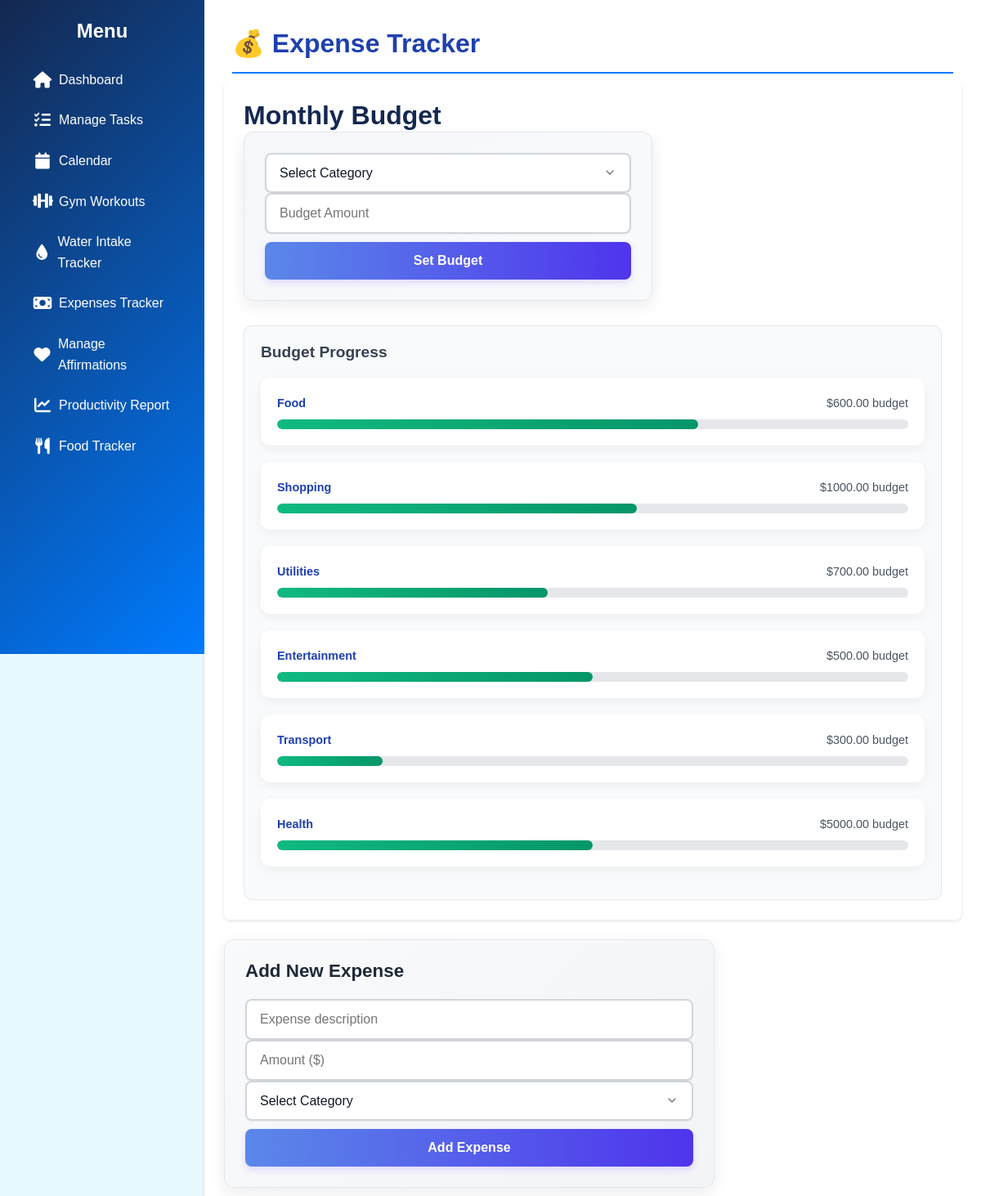
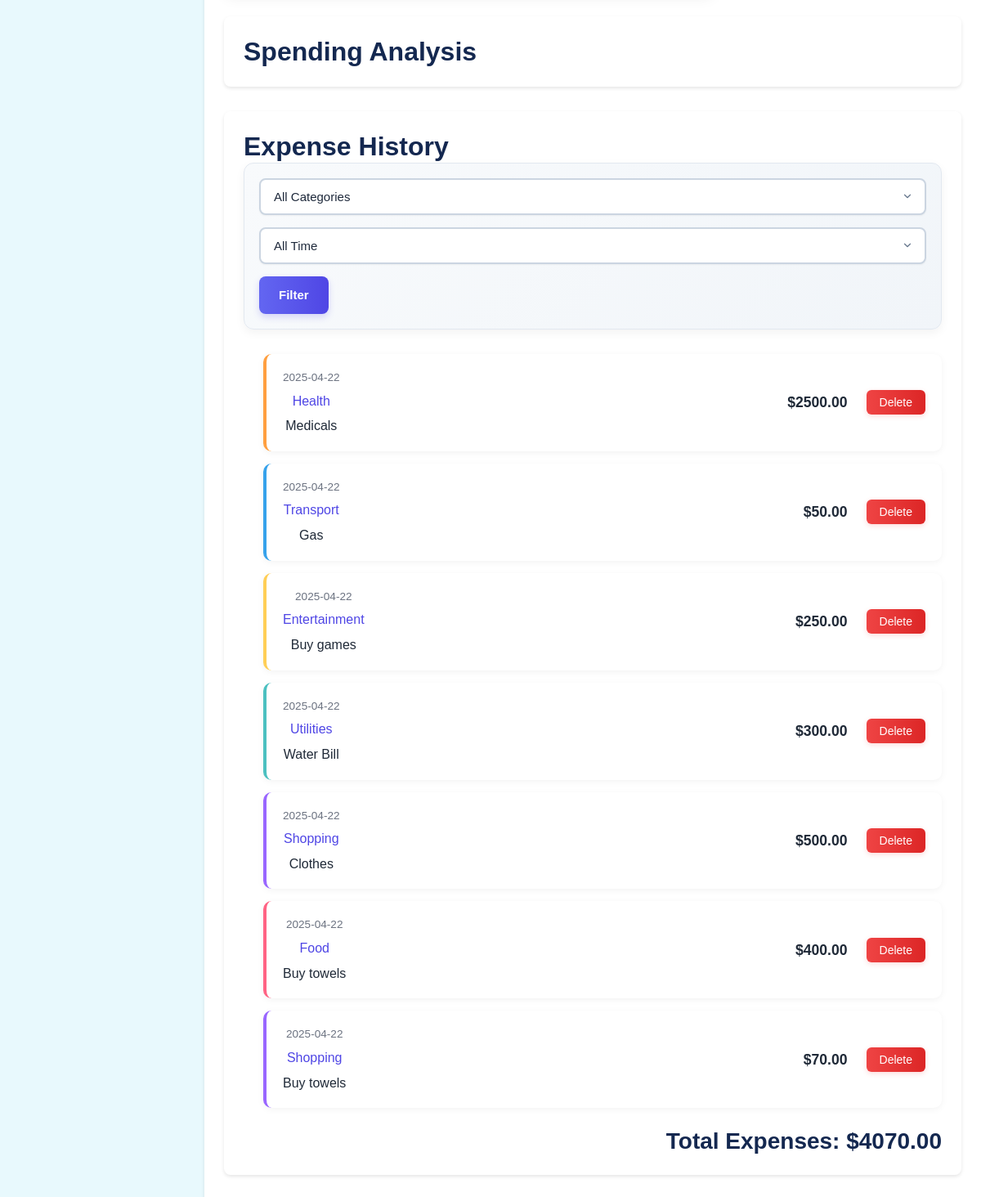
Before: /expenses with the older database file (2 pictures, top to bottom).
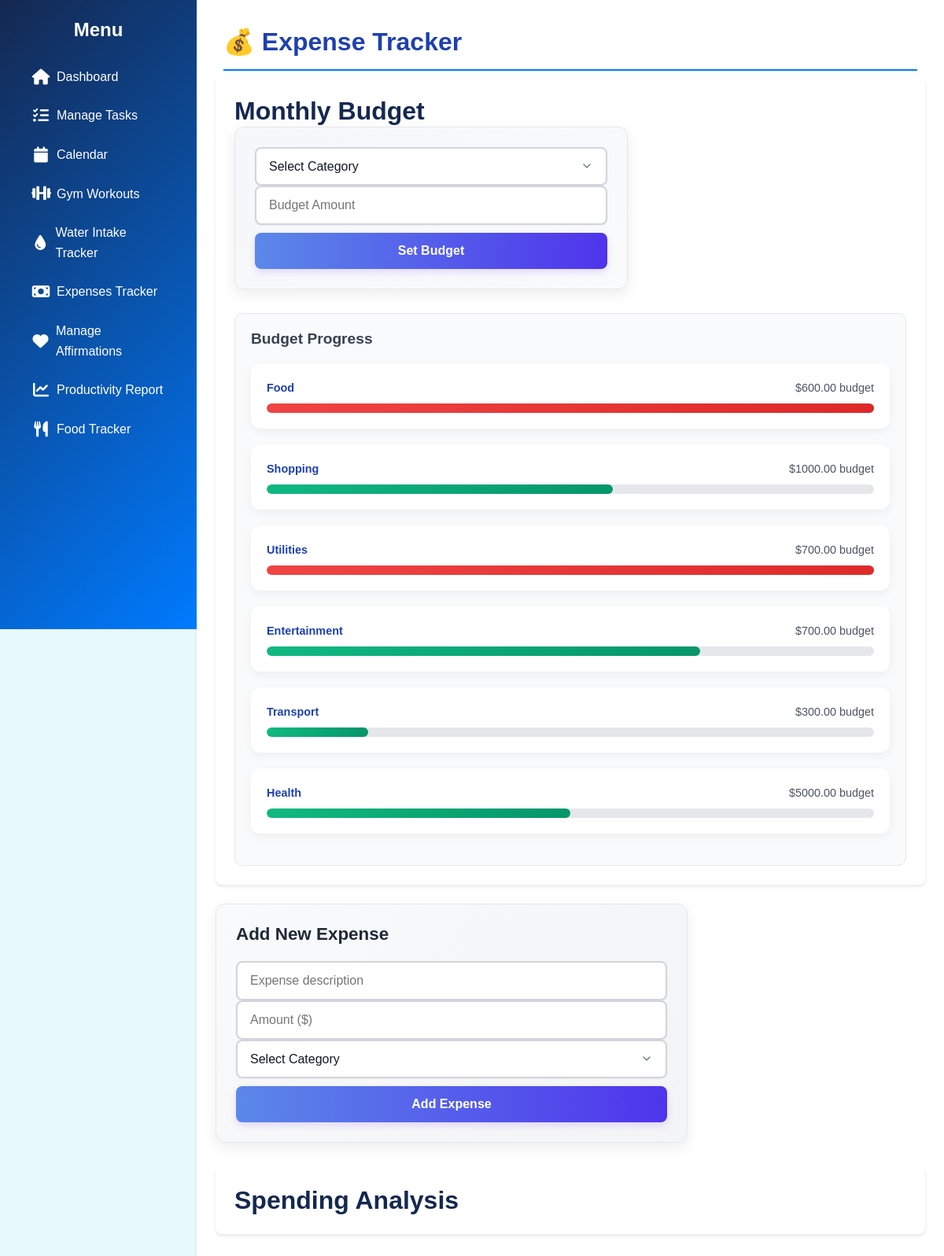
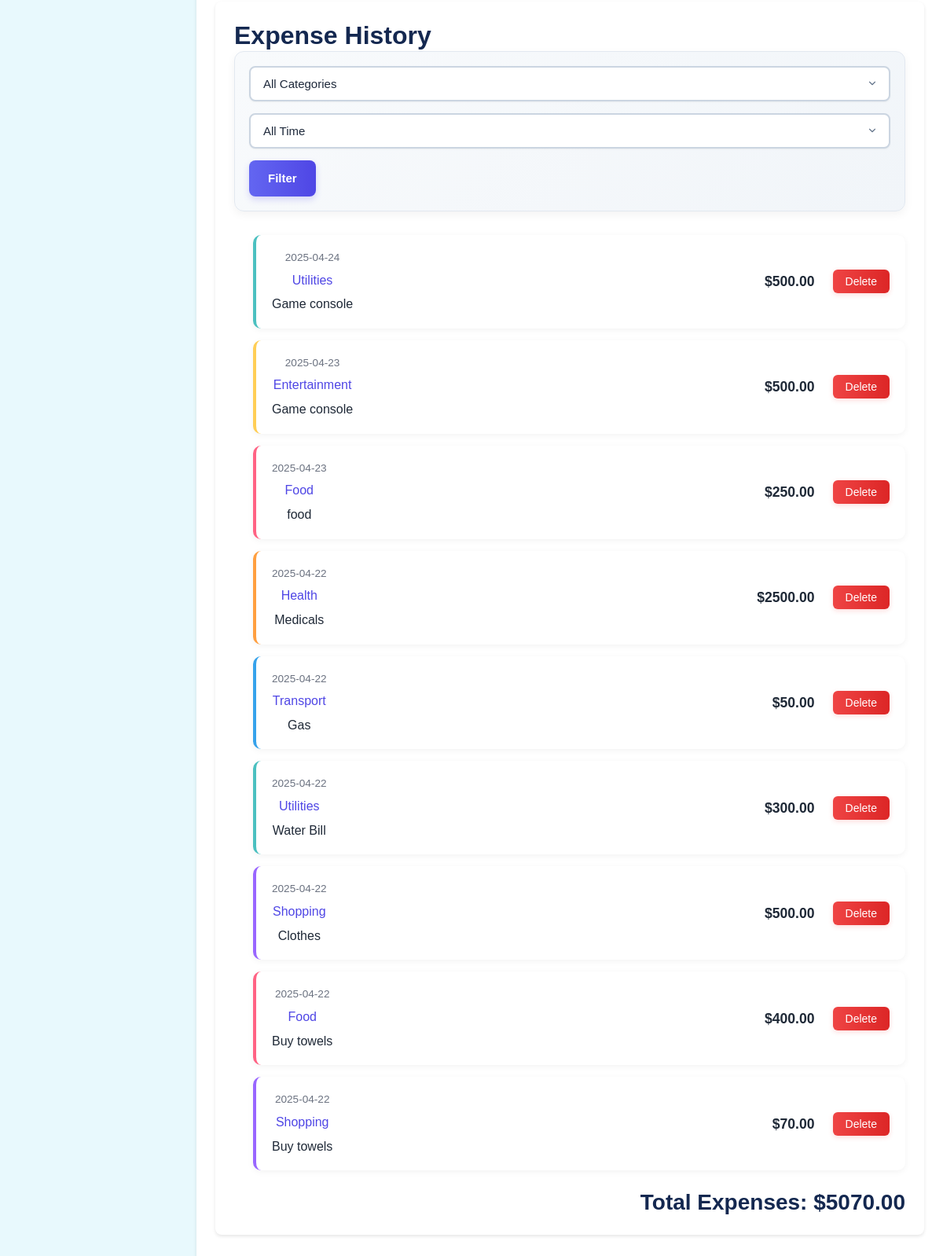
After: the same page with the newer database file (2 pictures, top to bottom).
### app.py (models this page shows)
class Budget(db.Model):
    id = db.Column(db.Integer, primary_key=True)
    category_id = db.Column(db.Integer, db.ForeignKey('expense_category.id'))
    amount = db.Column(db.Float, nullable=False)
    month = db.Column(db.Integer, nullable=False)
    year = db.Column(db.Integer, nullable=False)
    category = db.relationship('ExpenseCategory')

class ExpenseCategory(db.Model):
    id = db.Column(db.Integer, primary_key=True)
    name = db.Column(db.String(100), nullable=False, unique=True)
    color = db.Column(db.String(7))  # Hex color code

class Expense(db.Model):
    id = db.Column(db.Integer, primary_key=True)
    description = db.Column(db.String(200), nullable=False)
    amount = db.Column(db.Float, nullable=False)
    timestamp = db.Column(db.DateTime, default=db.func.now())
    category_id = db.Column(db.Integer, db.ForeignKey('expense_category.id'))
    category = db.relationship('ExpenseCategory')

### app.py (the view)
@app.route('/expenses', methods=['GET', 'POST'])
def expenses():
    today = datetime.today()
    current_month = today.month
    current_year = today.year
    category_filter = request.args.get('category_filter', '')
    time_filter = request.args.get('time_filter', 'all')
    query = Expense.query
    if category_filter:
        query = query.filter(Expense.category_id == category_filter)
    if time_filter == 'month':
        start_date = today.replace(day=1)
        query = query.filter(Expense.timestamp >= start_date)
    elif time_filter == 'week':
        start_date = today - timedelta(days=today.weekday())
        query = query.filter(Expense.timestamp >= start_date)
    filtered_expenses = query.order_by(Expense.timestamp.desc()).all()
    total_expenses = sum(exp.amount for exp in filtered_expenses)
    categories = ExpenseCategory.query.all()
    budgets = Budget.query.filter(
        Budget.month == current_month,
        Budget.year == current_year
    ).all()
    category_totals = {}
    for category in categories:
        cat_query = Expense.query.filter(Expense.category_id == category.id)
        monthly_expenses = cat_query.filter(
            extract('month', Expense.timestamp) == current_month,
            extract('year', Expense.timestamp) == current_year
        ).all()
        category_totals[category.id] = sum(exp.amount for exp in monthly_expenses)
    chart_data = {
        'categories': [],
        'months': []
    }
    for category in categories:
        chart_data['categories'].append({
            'name': category.name,
            'total': category_totals.get(category.id, 0),
            'color': category.color
        })
    for i in range(6):
        month_date = today - timedelta(days=30*i)
        month_start = month_date.replace(day=1)
        month_end = (month_start + timedelta(days=32)).replace(day=1) - timedelta(days=1)
        monthly_expenses = Expense.query.filter(
            and_(
                Expense.timestamp >= month_start,
                Expense.timestamp <= month_end
            )
        ).all()
        chart_data['months'].append({
            'date': month_start.strftime('%b %Y'),
            'total': sum(exp.amount for exp in monthly_expenses)
        })
    chart_data['months'].reverse()
    return render_template(
        'expenses.html',
        expenses=filtered_expenses,
        total=total_expenses,
        categories=categories,
        budgets=budgets,
        category_totals=category_totals,
        chart_data=chart_data,
        category_filter=category_filter,
        time_filter=time_filter,
        current_month=current_month,
        current_year=current_year
    )

### templates/expenses.html (shortened to what this page needs)
{% extends "base.html" %}
{% block content %}
<div class="expense-container">
    <h1 class="page-header">
        💰 Expense Tracker
    </h1>
    <div class="budget-section">
        <h2>Monthly Budget</h2>
        <form method="POST" action="{{ url_for('set_budget') }}">
            <select name="category_id" required>
                <option value="">Select Category</option>
            </select>
            <input type="number" step="0.01" name="amount" placeholder="Budget Amount" required>
            <button type="submit">Set Budget</button>
        </form>
        <div class="budget-progress">
            <h3>Budget Progress</h3>
            {% for budget in budgets %}
            <div class="progress-container">
                <div class="progress-label">
                    <span>{{ budget.category.name }}</span>
                    <span>${{ "%.2f"|format(budget.amount) }} budget</span>
                </div>
                {% set spent = category_totals.get(budget.category_id, 0) %}
                <div class="progress-bar">
                    <div class="progress-fill
                        {% if spent > budget.amount %}over-budget
                        {% elif spent > budget.amount * 0.75 %}near-budget
                        {% endif %}"
                        style="width: {{ (spent / budget.amount * 100) if budget.amount > 0 else 0 }}%">
                    </div>
                </div>
            </div>
            {% endfor %}
        </div>
    </div>
    <div class="expense-form">
        <h2>Add New Expense</h2>
        <form method="POST" action="{{ url_for('add_expense') }}">
            <input type="text" name="description" placeholder="Expense description" required>
            <input type="number" step="0.01" name="amount" placeholder="Amount ($)" required>
            <select name="category_id" required>
                <option value="">Select Category</option>
            </select>
            <button type="submit">Add Expense</button>
        </form>
    </div>
    <div class="charts-section">
        <h2>Spending Analysis</h2>
    </div>
    <div class="history-section">
        <h2>Expense History</h2>
        <div class="filters">
            <form method="GET" action="{{ url_for('expenses') }}">
                <select name="category_filter">
                    <option value="">All Categories</option>
                </select>
                <select name="time_filter">
                    <option value="all">All Time</option>
                </select>
                <button type="submit">Filter</button>
            </form>
        </div>
        <ul class="expense-list">
            {% for expense in expenses %}
            <li class="expense-item" style="border-left: 4px solid {{ expense.category.color }};">
                <div class="expense-info">
                    <span class="expense-date">{{ expense.timestamp.strftime('%Y-%m-%d') }}</span>
                    <span class="expense-category">{{ expense.category.name }}</span>
                    <span class="expense-desc">{{ expense.description }}</span>
                </div>
                <div class="expense-amount">
                    ${{ "%.2f"|format(expense.amount) }}
                    <form action="{{ url_for('delete_expense', expense_id=expense.id) }}" method="POST" class="delete-form">
                        <button type="submit" class="btn small danger" onclick="return confirm('Delete this expense?');">Delete</button>
                    </form>
                </div>
            </li>
            {% endfor %}
        </ul>
        <div class="total-section">
            <h3>Total Expenses: ${{ "%.2f"|format(total) }}</h3>
        </div>
    </div>
</div>
{% endblock %}

### templates/base.html (shortened to what this page needs)
<!DOCTYPE html>
<html lang="en">
<head>
    <link rel="stylesheet" href="{{ url_for('static', filename='style.css') }}">
    <link rel="stylesheet" href="https://cdnjs.cloudflare.com/ajax/libs/font-awesome/6.0.0/css/all.min.css">
</head>
<body>
    <div class="sidebar">
        <h2>Menu</h2>
        <ul>
            <li><a href="{{ url_for('home') }}"><i class="fas fa-home"></i> Dashboard</a></li>
            <li><a href="{{ url_for('task_manager') }}"><i class="fas fa-tasks"></i> Manage Tasks</a></li>
            <li><a href="{{ url_for('calendar_view') }}"><i class="fas fa-calendar"></i> Calendar</a></li>
            <li><a href="{{ url_for('workouts') }}"><i class="fas fa-dumbbell"></i> Gym Workouts</a></li>
            <li><a href="{{ url_for('water_intake') }}"><i class="fas fa-tint"></i> Water Intake Tracker</a></li>
            <li><a href="{{ url_for('expenses') }}"><i class="fas fa-money-bill"></i> Expenses Tracker</a></li>
            <li><a href="{{ url_for('affirmations') }}"><i class="fas fa-heart"></i> Manage Affirmations</a></li>
            <li><a href="{{ url_for('productivity_report') }}"><i class="fas fa-chart-line"></i> Productivity Report</a></li>
            <li><a href="{{ url_for('nutrition') }}"><i class="fas fa-utensils"></i> Food Tracker</a></li>
        </ul>
    </div>
    <main>
        {% block content %}{% endblock %}
    </main>
</body>
</html>

Changed rows visible on the page:
removed Expense: timestamp "2025-04-22", category.name "Entertainment", description "Buy games", amount "250.00"
computed for Budget "Food": {{ (spent / budget.amount * 100) if budget.amount > 0 else 0 }} 66.66666666666666 → 108.33333333333333 (drawn)
computed for Budget "Utilities": {{ (spent / budget.amount * 100) if budget.amount > 0 else 0 }} 42.857142857142854 → 114.28571428571428 (drawn)
changed Budget "Entertainment": amount "500.00" → "700.00"
added Expense: timestamp "2025-04-24", category.name "Utilities", description "Game console", amount "500.00"
added Expense: timestamp "2025-04-23", category.name "Entertainment", description "Game console", amount "500.00"
added Expense: timestamp "2025-04-23", category.name "Food", description "food", amount "250.00"
Other visible differences:
{{ "%.2f"|format(total) }}: "4070.00" → "5070.00"
